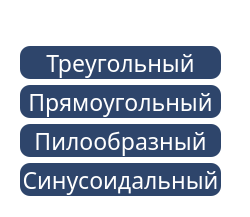
    <widget class="QWidget" name="signal_page">
     <property name="styleSheet">
      <string notr="true">background-color: rgba(0,0,0,0);</string>
     </property>
     <widget class="QFrame" name="signal_frame">
      <property name="geometry">
       <rect>
        <x>0</x>
        <y>0</y>
        <width>241</width>
        <height>208</height>
       </rect>
      </property>
      <property name="minimumSize">
       <size>
        <width>241</width>
        <height>208</height>
       </size>
      </property>
      <property name="maximumSize">
       <size>
        <width>16777215</width>
        <height>208</height>
       </size>
      </property>
      <property name="styleSheet">
       <string notr="true">background-color: rgba(0,0,0,0);</string>
      </property>
      <property name="frameShape">
       <enum>QFrame::StyledPanel</enum>
      </property>
      <property name="frameShadow">
       <enum>QFrame::Raised</enum>
      </property>
      <layout class="QVBoxLayout" name="verticalLayout_3">
       <property name="spacing">
        <number>3</number>
       </property>
       <item>
        <widget class="QLabel" name="signal_frame_label">
         <property name="maximumSize">
          <size>
           <width>16777215</width>
           <height>23</height>
          </size>
         </property>
         <property name="font">
          <font>
           <family>Tovari Sans</family>
           <pointsize>19</pointsize>
          </font>
         </property>
         <property name="styleSheet">
          <string notr="true">QLabel{
	background-color: rgba(255, 255, 255, 0);
	
	color: rgb(255, 255, 255);
}</string>
         </property>
         <property name="text">
          <string>Форма сигнала</string>
         </property>
         <property name="alignment">
          <set>Qt::AlignHCenter|Qt::AlignTop</set>
         </property>
        </widget>
       </item>
       <item>
        <widget class="QFrame" name="signal_buttons_frame">
         <property name="enabled">
          <bool>true</bool>
         </property>
         <property name="minimumSize">
          <size>
           <width>0</width>
           <height>170</height>
          </size>
         </property>
         <property name="styleSheet">
          <string notr="true">background-color: rgba(0,0,0,0);</string>
         </property>
         <property name="frameShape">
          <enum>QFrame::StyledPanel</enum>
         </property>
         <property name="frameShadow">
          <enum>QFrame::Raised</enum>
         </property>
         <layout class="QVBoxLayout" name="verticalLayout_7">
          <item>
           <widget class="QPushButton" name="signal_button_0">
            <property name="enabled">
             <bool>true</bool>
            </property>
            <property name="sizePolicy">
             <sizepolicy hsizetype="Ignored" vsizetype="Ignored">
              <horstretch>0</horstretch>
              <verstretch>0</verstretch>
             </sizepolicy>
            </property>
            <property name="minimumSize">
             <size>
              <width>1</width>
              <height>1</height>
             </size>
            </property>
            <property name="font">
             <font>
              <family>Tovari Sans</family>
              <pointsize>17</pointsize>
             </font>
            </property>
            <property name="focusPolicy">
             <enum>Qt::NoFocus</enum>
            </property>
            <property name="styleSheet">
             <string notr="true">QPushButton {
	background-color: rgb(46, 69, 107);
	border: none;
	border-radius: 10px;
	color: white
}</string>
            </property>
            <property name="text">
             <string>Треугольный</string>
            </property>
            <property name="iconSize">
             <size>
              <width>0</width>
              <height>45</height>
             </size>
            </property>
           </widget>
          </item>
          <item>
           <widget class="QPushButton" name="signal_button_1">
            <property name="enabled">
             <bool>true</bool>
            </property>
            <property name="sizePolicy">
             <sizepolicy hsizetype="Ignored" vsizetype="Ignored">
              <horstretch>0</horstretch>
              <verstretch>0</verstretch>
             </sizepolicy>
            </property>
            <property name="minimumSize">
             <size>
              <width>1</width>
              <height>1</height>
             </size>
            </property>
            <property name="font">
             <font>
              <family>Tovari Sans</family>
              <pointsize>17</pointsize>
             </font>
            </property>
            <property name="focusPolicy">
             <enum>Qt::NoFocus</enum>
            </property>
            <property name="styleSheet">
             <string notr="true">QPushButton {
	background-color: rgb(46, 69, 107);
	border: none;
	border-radius: 10px;
	color: white
}</string>
            </property>
            <property name="text">
             <string>Прямоугольный</string>
            </property>
            <property name="iconSize">
             <size>
              <width>45</width>
              <height>45</height>
             </size>
            </property>
           </widget>
          </item>
          <item>
           <widget class="QPushButton" name="signal_button_2">
            <property name="enabled">
             <bool>true</bool>
            </property>
            <property name="sizePolicy">
             <sizepolicy hsizetype="Ignored" vsizetype="Ignored">
              <horstretch>0</horstretch>
              <verstretch>0</verstretch>
             </sizepolicy>
            </property>
            <property name="minimumSize">
             <size>
              <width>1</width>
              <height>1</height>
             </size>
            </property>
            <property name="font">
             <font>
              <family>Tovari Sans</family>
              <pointsize>17</pointsize>
             </font>
            </property>
            <property name="focusPolicy">
             <enum>Qt::NoFocus</enum>
            </property>
            <property name="styleSheet">
             <string notr="true">QPushButton {
	background-color: rgb(46, 69, 107);
	border: none;
	border-radius: 10px;
	color: white
}</string>
            </property>
            <property name="text">
             <string>Пилообразный</string>
            </property>
            <property name="iconSize">
             <size>
              <width>45</width>
              <height>45</height>
             </size>
            </property>
           </widget>
          </item>
          <item>
           <widget class="QPushButton" name="signal_button_3">
            <property name="enabled">
             <bool>true</bool>
            </property>
            <property name="sizePolicy">
             <sizepolicy hsizetype="Ignored" vsizetype="Ignored">
              <horstretch>0</horstretch>
              <verstretch>0</verstretch>
             </sizepolicy>
            </property>
            <property name="minimumSize">
             <size>
              <width>1</width>
              <height>1</height>
             </size>
            </property>
            <property name="font">
             <font>
              <family>Tovari Sans</family>
              <pointsize>17</pointsize>
             </font>
            </property>
            <property name="focusPolicy">
             <enum>Qt::NoFocus</enum>
            </property>
            <property name="styleSheet">
             <string notr="true">QPushButton {
	background-color: rgb(46, 69, 107);
	border: none;
	border-radius: 10px;
	color: white
}</string>
            </property>
            <property name="text">
             <string>Синусоидальный</string>
            </property>
            <property name="iconSize">
             <size>
              <width>45</width>
              <height>45</height>
             </size>
            </property>
           </widget>
          </item>
         </layout>
        </widget>
       </item>
      </layout>
     </widget>
    </widget>
